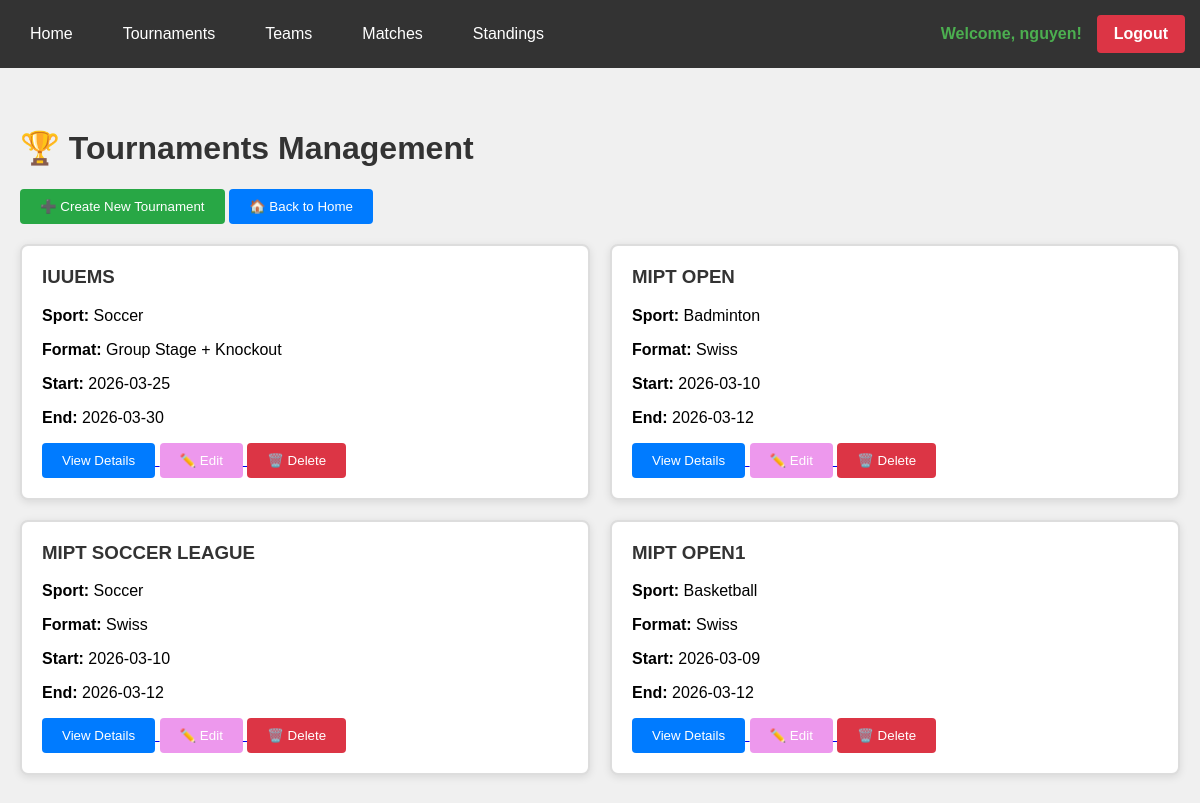
The page /tournaments (signed in) on the database its author committed.
### app/models.py (models this page shows, shortened)
class User(UserMixin, db.Model):
    __tablename__ = 'users'
    id = db.Column(db.Integer, primary_key=True)
    username = db.Column(db.String(100), unique=True, nullable=False)
    password_hash = db.Column(db.String(), nullable=False)
    email = db.Column(db.String(255), unique=True, nullable=False)
    created_at = db.Column(db.DateTime, default=datetime.utcnow)

class Tournament(db.Model):
    __tablename__ = 'tournaments'
    id = db.Column(db.Integer, primary_key = True)
    name = db.Column(db.String(200),  nullable = False)
    sport_type = db.Column(db.String(50), nullable = False)
    format = db.Column(db.String(50), nullable = False)
    start_date = db.Column(db.DateTime, default=datetime.utcnow, nullable = False)
    end_date = db.Column(db.DateTime, nullable = False)
    creator_id = db.Column(db.Integer,db.ForeignKey('users.id'), nullable=True)
    created_at = db.Column(db.DateTime, default=datetime.utcnow)
    teams = db.relationship('Team', backref='tournament', lazy=True)
    matches = db.relationship('Match', backref='tournament', lazy=True)
    standings = db.relationship('Standing', backref='tournament', lazy=True)

### app/routes.py (the view)
    @app.route('/tournaments')
    def tournaments():
        all_tournaments = Tournament.query.filter_by(creator_id=current_user.id).order_by(Tournament.start_date.desc()).all()
        return render_template('tournament/tournaments.html', tournaments=all_tournaments)

### app/__init__.py (called while the page is built)
def create_app(config_name='development'):
    app = Flask(__name__)
    app.config.from_object(config[config_name])
    app.secret_key = 'SOME KEY'
    login_manager = LoginManager()
    login_manager.init_app(app)
    from app.models import User
    @login_manager.user_loader
    def load_user(uid):
        return User.query.get(int(uid))
    bcrypt = Bcrypt(app)
    db.init_app(app)
    from app.routes import register_routes
    register_routes(app, db, bcrypt)
    with app.app_context():
        db.create_all()
    return app

### app/templates/tournament/tournaments.html (shortened to what this page needs)
{% extends "base.html" %}
{% block content %}
    <h1>🏆 Tournaments Management</h1>
    <div style="margin: 20px 0;">
        <a href="{{ url_for('create_tournament') }}"><button class="btn" style="background-color: #28a745;">➕ Create New Tournament</button></a>
        <a href="{{ url_for('home') }}"><button class="btn" style="background-color: #007bff;">🏠 Back to Home</button></a>
    </div>
    <div class="grid">
        {% if tournaments %}
            {% for tournament in tournaments %}
            <div class="card">
                <h3>{{ tournament.name }}</h3>
                <p><strong>Sport:</strong> {{ tournament.sport_type }}</p>
                <p><strong>Format:</strong> {{ tournament.format }}</p>
                <p><strong>Start:</strong> {{ tournament.start_date.strftime('%Y-%m-%d') }}</p>
                <p><strong>End:</strong> {{ tournament.end_date.strftime('%Y-%m-%d') }}</p>
                <a href="{{ url_for('tournament_detail', id=tournament.id) }}">
                    <button class="btn">View Details</button>
                </a>
                <a href="{{ url_for('edit_tournament', id=tournament.id) }}">
                    <button class="btn" style="background-color: #ed98ed;">✏️ Edit</button>
                </a>
                <form method="POST" action="{{ url_for('delete_tournament', id=tournament.id) }}" style="display: inline;">
                    <button type="submit" class="btn" style="background-color: #dc3545;" onclick="return confirm('Are you sure you want to delete this tournament?')">🗑️ Delete</button>
                </form>
            </div>
            {% endfor %}
        {% else %}
            <p>No tournaments yet. Create your first tournament!</p>
        {% endif %}
    </div>
{% endblock %}

### app/templates/base.html (shortened to what this page needs)
<!DOCTYPE html>
<html lang="en">
<head>
    <link rel="stylesheet" href="{{ url_for('static', filename='css/style.css') }}">
</head>
<body>
    <nav>
        <div class = "nav-left">
        <a href="{{ url_for('home') }}">Home</a>
        <a href="{{ url_for('tournaments') }}">Tournaments</a>
        <a href="{{ url_for('teams') }}">Teams</a>
        <a href="{{ url_for('matches') }}">Matches</a>
        <a href="{{ url_for('standings') }}">Standings</a>
        </div>
        <div class="nav-right">
            {% if current_user.is_authenticated %}
                <div class="user-info">
                    <span>Welcome, {{ current_user.username }}!</span>
                    <a href="{{ url_for('logout') }}" class="logout">Logout</a>
                </div>
            {% else %}
                <a href="{{ url_for('register') }}" class="register">Register</a>
                <a href="{{ url_for('login') }}" class="login">Login</a>
            {% endif %}
        </div>
    </nav>
    <div class="container">
        {% block content %}{% endblock %}
    </div>
</body>
</html>

### app/static/css/style.css (style rules this page uses)
body { font-family: Arial, sans-serif; margin: 0; padding: 0; background-color: #f0f0f0; }
nav { background-color: #333; padding: 15px; display: flex; justify-content: space-between; align-items: center; }
.nav-left { display: flex; gap: 20px; }
.nav-right { display: flex; gap: 15px; align-items: center; }
nav a { color: white; text-decoration: none; padding: 8px 15px; border-radius: 4px; transition: background-color 0.3s; }
.nav-right a { border: 2px solid white; font-weight: bold; }
.nav-right a.logout { background-color: #dc3545; border-color: #dc3545; }
.user-info { color: white; display: flex; align-items: center; gap: 15px; }
.user-info span { color: #4CAF50; font-weight: bold; }
.container { max-width: 1200px; margin: 20px auto; padding: 20px; }
h1 { color: #333; }
.btn { background-color: #007bff; color: white; padding: 10px 20px; border: none; border-radius: 4px; cursor: pointer; }
.grid { display: grid; grid-template-columns: repeat(2, 1fr); gap: 20px; margin-top: 20px; }
.card { background: white; padding: 20px; border-radius: 8px; border: 2px solid #ddd; box-shadow: 0 2px 8px rgba(0,0,0,0.1); }
.card h3 { margin-top: 0; color: #333; }

### rows shown on the page
User: username "nguyen"
Tournament: name "IUUEMS", sport_type "Soccer", format "Group Stage + Knockout", start_date "2026-03-25", end_date "2026-03-30"
Tournament: name "MIPT OPEN", sport_type "Badminton", format "Swiss", start_date "2026-03-10", end_date "2026-03-12"
Tournament: name "MIPT SOCCER LEAGUE", sport_type "Soccer", format "Swiss", start_date "2026-03-10", end_date "2026-03-12"
Tournament: name "MIPT OPEN1", sport_type "Basketball", format "Swiss", start_date "2026-03-09", end_date "2026-03-12"
